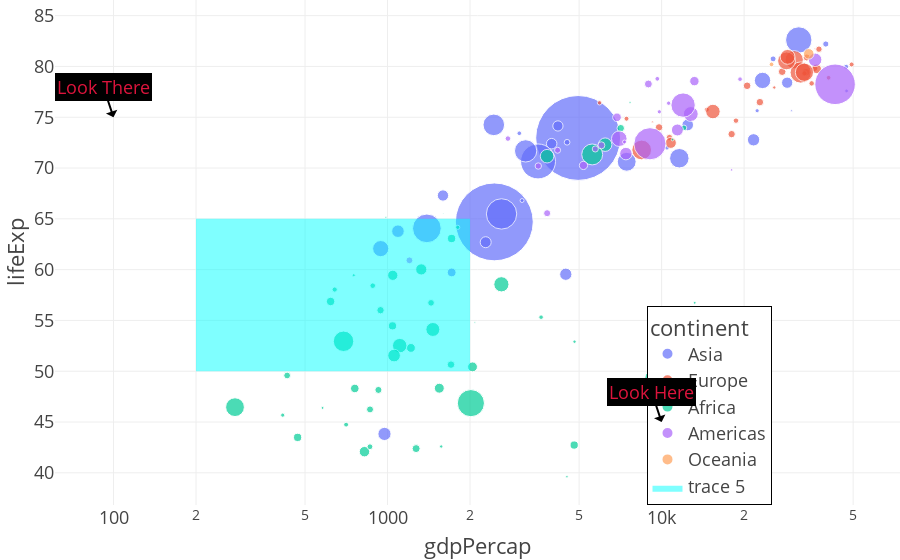

Write notebook code for a chart like this one.
### Code cell
df = plotly.express.data.gapminder()
df_2007 = df.query("year==2007")

fig = plotly.express.scatter(df_2007,
                 x="gdpPercap", y="lifeExp", size="pop", color="continent",
                 log_x=True, size_max=60,
                 title=" ",
                )
# here units are normal, annotations use log where the axis is a log
fig.add_scatter(x=[200,2000,2000,200,200], y=[50,50,65,65,50], fill="toself", marker=dict(color='rgba(0, 255, 255, 0)'))
fig.update_layout(
    template="tight_presentation",
    annotations=[
         dict(text="Look Here", x=4, y=45, ),
         dict(text="Look There", x=2, y=75, ),
    ],
)
fig.show()
